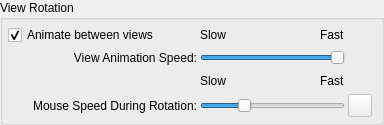
          <widget class="QGroupBox" name="groupBox8" >
           <property name="title" >
            <string>View Rotation</string>
           </property>
           <layout class="QGridLayout" >
            <property name="margin" >
             <number>5</number>
            </property>
            <property name="spacing" >
             <number>3</number>
            </property>
            <item row="1" column="0" >
             <widget class="QLabel" name="textLabel1_5" >
              <property name="sizePolicy" >
               <sizepolicy>
                <hsizetype>1</hsizetype>
                <vsizetype>5</vsizetype>
                <horstretch>0</horstretch>
                <verstretch>0</verstretch>
               </sizepolicy>
              </property>
              <property name="text" >
               <string>View Animation Speed:</string>
              </property>
              <property name="scaledContents" >
               <bool>false</bool>
              </property>
              <property name="alignment" >
               <set>Qt::AlignRight|Qt::AlignTrailing|Qt::AlignVCenter</set>
              </property>
             </widget>
            </item>
            <item row="2" column="0" >
             <spacer>
              <property name="orientation" >
               <enum>Qt::Horizontal</enum>
              </property>
              <property name="sizeType" >
               <enum>QSizePolicy::Expanding</enum>
              </property>
              <property name="sizeHint" >
               <size>
                <width>189</width>
                <height>20</height>
               </size>
              </property>
             </spacer>
            </item>
            <item row="3" column="0" >
             <widget class="QLabel" name="rotationSensitivity_txtlbl" >
              <property name="text" >
               <string>Mouse Speed During Rotation:</string>
              </property>
              <property name="alignment" >
               <set>Qt::AlignRight|Qt::AlignTrailing|Qt::AlignVCenter</set>
              </property>
              <property name="buddy" >
               <cstring>mouseSpeedDuringRotation_slider</cstring>
              </property>
             </widget>
            </item>
            <item row="0" column="3" >
             <widget class="QLabel" name="textLabel3_4" >
              <property name="text" >
               <string>Fast</string>
              </property>
             </widget>
            </item>
            <item row="0" column="4" >
             <spacer>
              <property name="orientation" >
               <enum>Qt::Horizontal</enum>
              </property>
              <property name="sizeType" >
               <enum>QSizePolicy::Expanding</enum>
              </property>
              <property name="sizeHint" >
               <size>
                <width>27</width>
                <height>20</height>
               </size>
              </property>
             </spacer>
            </item>
            <item row="0" column="2" >
             <spacer>
              <property name="orientation" >
               <enum>Qt::Horizontal</enum>
              </property>
              <property name="sizeType" >
               <enum>QSizePolicy::Expanding</enum>
              </property>
              <property name="sizeHint" >
               <size>
                <width>88</width>
                <height>20</height>
               </size>
              </property>
             </spacer>
            </item>
            <item row="0" column="1" >
             <widget class="QLabel" name="textLabel2_3" >
              <property name="text" >
               <string>Slow</string>
              </property>
             </widget>
            </item>
            <item row="1" column="1" colspan="3" >
             <widget class="QSlider" name="animation_speed_slider" >
              <property name="toolTip" >
               <string>View Animation Speed</string>
              </property>
              <property name="minimum" >
               <number>-300</number>
              </property>
              <property name="maximum" >
               <number>-25</number>
              </property>
              <property name="orientation" >
               <enum>Qt::Horizontal</enum>
              </property>
             </widget>
            </item>
            <item row="1" column="4" >
             <spacer>
              <property name="orientation" >
               <enum>Qt::Horizontal</enum>
              </property>
              <property name="sizeType" >
               <enum>QSizePolicy::Expanding</enum>
              </property>
              <property name="sizeHint" >
               <size>
                <width>27</width>
                <height>20</height>
               </size>
              </property>
             </spacer>
            </item>
            <item row="3" column="1" colspan="3" >
             <widget class="QSlider" name="mouseSpeedDuringRotation_slider" >
              <property name="minimum" >
               <number>30</number>
              </property>
              <property name="maximum" >
               <number>100</number>
              </property>
              <property name="value" >
               <number>50</number>
              </property>
              <property name="orientation" >
               <enum>Qt::Horizontal</enum>
              </property>
             </widget>
            </item>
            <item row="2" column="2" >
             <spacer>
              <property name="orientation" >
               <enum>Qt::Horizontal</enum>
              </property>
              <property name="sizeType" >
               <enum>QSizePolicy::Expanding</enum>
              </property>
              <property name="sizeHint" >
               <size>
                <width>87</width>
                <height>20</height>
               </size>
              </property>
             </spacer>
            </item>
            <item row="2" column="3" >
             <widget class="QLabel" name="textLabel3_4_2" >
              <property name="text" >
               <string>Fast</string>
              </property>
             </widget>
            </item>
            <item row="3" column="4" >
             <widget class="QToolButton" name="resetMouseSpeedDuringRotation_btn" >
              <property name="enabled" >
               <bool>false</bool>
              </property>
              <property name="toolTip" >
               <string>Restore default value</string>
              </property>
              <property name="text" >
               <string/>
              </property>
              <property name="icon" >
               <iconset>../../../../../:icons/UserPrefsDialog_image0</iconset>
              </property>
             </widget>
            </item>
            <item row="2" column="1" >
             <widget class="QLabel" name="textLabel2_3_2" >
              <property name="text" >
               <string>Slow</string>
              </property>
             </widget>
            </item>
            <item row="2" column="4" >
             <spacer>
              <property name="orientation" >
               <enum>Qt::Horizontal</enum>
              </property>
              <property name="sizeType" >
               <enum>QSizePolicy::Expanding</enum>
              </property>
              <property name="sizeHint" >
               <size>
                <width>28</width>
                <height>16</height>
               </size>
              </property>
             </spacer>
            </item>
            <item row="0" column="0" >
             <widget class="QCheckBox" name="animate_views_checkbox" >
              <property name="toolTip" >
               <string>Enable/disable animation between current view and a new view</string>
              </property>
              <property name="text" >
               <string>Animate between views</string>
              </property>
              <property name="checked" >
               <bool>true</bool>
              </property>
             </widget>
            </item>
           </layout>
          </widget>
